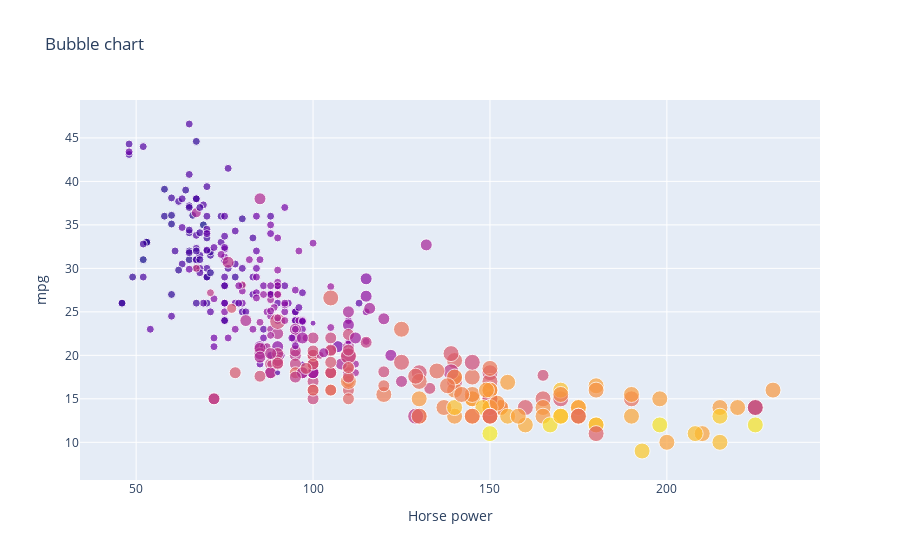

The notebook cell saved with this chart:
### Markdown cell above
### 4b) Create the bubble plot

### Code cell
import plotly.graph_objs as go

data_component = go.Scatter(x=df['horsepower'],
                            y=df['mpg'],
                            text=df['name'],
                            mode='markers',
                            marker=dict(size=2 * df['cylinders'],
                                        color=df['weight']))

layout_component = go.Layout(title='Bubble chart',
                             xaxis_title='Horse power',
                             yaxis_title='mpg')

fig = go.Figure(data=data_component,
                layout=layout_component)

fig.show()

### Figure 1 — Plotly figure (JSON) as saved in the notebook; plotly's stock layout.template omitted (floating-point values rounded to 4 significant figures; data arrays with more than 128 entries replaced by an {"elided": "..."} marker saying what was removed)
{"data": [{"marker": {"color": {"elided": "398 int values"}, "size": {"elided": "398 int values"}}, "mode": "markers", "text": {"elided": "398 str values"}, "type": "scatter", "x": {"elided": "398 str values"}, "y": {"elided": "398 float values"}}], "layout": {"title": {"text": "Bubble chart"}, "xaxis": {"title": {"text": "Horse power"}}, "yaxis": {"title": {"text": "mpg"}}}}
